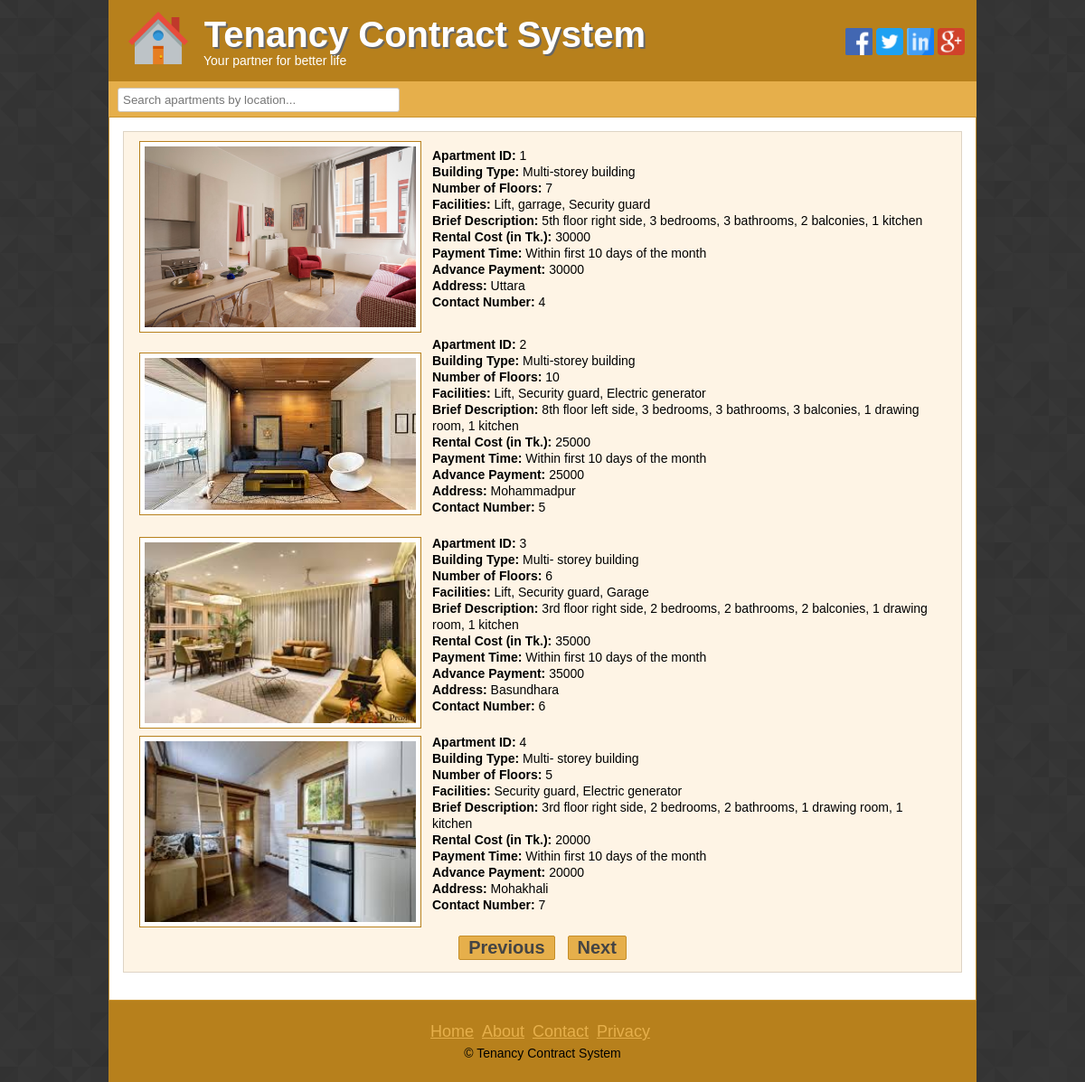
/searchApartments.php, run on the app's committed database.
### tables this page shows
CREATE TABLE IF NOT EXISTS `apartment` (
  `apartmentId` int(11) NOT NULL AUTO_INCREMENT,
  `buildingType` varchar(200) DEFAULT NULL,
  `floorNum` int(11) DEFAULT NULL,
  `facilities` varchar(300) DEFAULT NULL,
  `description` varchar(200) DEFAULT NULL,
  `rentalCost` int(11) DEFAULT NULL,
  `paymentTime` varchar(100) DEFAULT NULL,
  `advancePayment` int(11) DEFAULT NULL,
  `apartmentAddress` varchar(300) DEFAULT NULL,
  `nid` int(11) DEFAULT NULL,
  `phone` int(11) DEFAULT NULL,
  `apartmentImage` varchar(100) DEFAULT NULL,
  PRIMARY KEY (`apartmentId`),
  KEY `nid` (`nid`)
);

### searchApartments.php (the view, shortened to what this page needs)
<?php
      include "includes/dbConnect.php";
?>
<?php
  $perPage = 4;
  $apartQuery = "select * from apartment limit $perPage";
  $resultApart = mysqli_query($conn, $apartQuery);
?>
<!DOCTYPE html>
<html>
<head>
    <link rel="stylesheet" href="style.css">
</head>
<body>
    <div class="headersection template clear">
        <div class="logo">
            <a href="index.php"><img src="images/logo.png" alt="Logo"/></a>
            <h2>Tenancy Contract System</h2>
            <p>Your partner for better life</p>
        </div>
        <div class="social">
            <a href="#"><img src="images/social/facebook.png" alt="Facebook"/></a>
            <a href="#"><img src="images/social/twitter.png" alt="Twitter"/></a>
            <a href="#"><img src="images/social/linkedIn.png" alt="LinkedIn"/></a>
            <a href="#"><img src="images/social/googlePlus.png" alt="GooglePlus"/></a>
        </div>
    </div>
    <div class="navsection template">
        <div class="userPanelLeft template">
            <input type="text" name="search" id="searchBox" value="" placeholder="Search apartments by location...">
        </div>
    </div>
    <div class="contentsection contemplate clear">
        <div id="outcome" class="singlecontent clear">
            <div class="about">
                <div id="apartment">
                    <?php
                        while($row = mysqli_fetch_assoc($resultApart)){
                            $apartImage = $row['apartmentImage'];
                            $apartImageSrc = "upload/apartmentImages/".$apartImage;?>
                        <table>
                            <tr>
                            <td>
                                <?php echo "<img src='$apartImageSrc'>"; ?>
                            </td>
                            <td>
                                <?php
                                    echo "<b>Apartment ID: </b>".$row['apartmentId']. "<br>";
                                    echo "<b>Building Type: </b>".$row['buildingType']. "<br>";
                                    echo "<b>Number of Floors: </b>".$row['floorNum']. "<br>";
                                    echo "<b>Facilities: </b>".$row['facilities']. "<br>";
                                    echo "<b>Brief Description: </b>".$row['description']. "<br>";
                                    echo "<b>Rental Cost (in Tk.): </b>".$row['rentalCost']. "<br>";
                                    echo "<b>Payment Time: </b>".$row['paymentTime']. "<br>";
                                    echo "<b>Advance Payment: </b>".$row['advancePayment']. "<br>";
                                    echo "<b>Address: </b>".$row['apartmentAddress']. "<br>";
                                    echo "<b>Contact Number: </b>".$row['phone']. "<br><br>";
                                ?>
                            </td>
                            </tr>
                        </table>
                    <?php
                        }
                    ?>
                </div>
                <div style="text-align: center;">
                    <button class="btnpg" type="button" name="btnPrev" id="prevBtn">Previous</button>
                    <button class="btnpg" type="button" name="btnNext" id="nextBtn">Next</button>
                </div>
            </div>
        </div>
    </div>
    <div class="footersection template clear">
        <div class="footermenu clear">
            <ul>
              <li><a href="index.php">Home</a></li>
              <li><a href="about.php">About</a></li>
              <li><a href="contact.php">Contact</a></li>
              <li><a href="privacy.php">Privacy</a></li>
            </ul>
        </div>
        <p>&copy; Tenancy Contract System</p>
    </div>
</body>
</html>

### style.css (style rules this page uses)
* { margin: 0; padding: 0; outline: 0; }
body { font-family: arial; font-size: 14px; line-height: 18px; color: #000; background: url(images/bg.png)repeat fixed 0 0 #fff; }
.template { width: 960px; margin: 0 auto; }
.contemplate { margin: 0 auto; width: 928px; }
.clear { overflow: hidden; }
.headersection { background: #b7801c none repeat scroll 0 0; color: #fff; }
.logo { float: left; width: 595px; }
.logo img { float: left; margin-right: 15px; padding-bottom: 10px; padding-left: 20px; padding-top: 10px; width: 70px; }
.logo h2 { color: #fff; font-size: 32px; margin-bottom: 11px; margin-top: 24px; text-shadow: 2px 2px 0 #666; }
.social { float: right; padding-top: 31px; width: 145px; }
.social img { width: 30px; height: 30px; }
.headersection h2 { font-size: 40px; padding-top: 5px; text-align: center; }
.navsection { background: #e6af4b none repeat scroll 0 0; min-height: 39px; }
.contentsection { background: #ffffff none repeat scroll 0 0; border: 1px solid #ca932f; padding: 15px; }
.singlecontent { background: #fef4e5 none repeat scroll 0 0; border: 1px solid #ded4c5; float: center; margin: 0 0px 15px 0; padding: 8px 15px; width: auto; }
.footersection { height: 90px; background: #b7801c; text-align: center; }
.footermenu { margin-top: 25px; margin-bottom: 5px; }
.footermenu ul { padding: 0; margin: 0; list-style: none; text-align: center; }
.footermenu ul li { display: inline-block; }
.footermenu ul li a { color: #e6af4b; font-size: 18px; margin-right: 5px; }
.about img { background: #fff none repeat scroll 0 0; border: 1px solid #b7801c; float: left; margin-right: 10px; padding: 5px; width: 300px; }
input[type="text"], input[type="email"], input[type="password"], input[type="number"], input[type="date"] { border: 1px solid #cfc5b6; border-radius: 3px; margin-bottom: 5px; padding: 5px; width: 300px; }
.userPanelLeft, .userPanelRight { margin: 2px 0px 2px 0px;padding: 7px;list-style: none; }
.userPanelLeft { float: left; width: 464px; margin-top: 0px; margin-left: 3px; margin-bottom: -8px; }
.btnpg { background: #e6af4b none repeat scroll 0 0; border: 1px solid #c48d29; border-radius: 2px; color: #444; font-size: 20px; font-weight: bold; margin: 5px; padding: 1px 10px; cursor: pointer; }

### data on the page
apartment: apartmentImage (picture), apartmentId "1", buildingType "Multi-storey building", floorNum "7", facilities "Lift, garrage, Security guard", description "5th floor right side, 3 bedrooms, 3 bathrooms, 2 balconies, 1 kitchen", rentalCost "30000", paymentTime "Within first 10 days of the month", advancePayment "30000", apartmentAddress "Uttara", phone "4"
apartment: apartmentImage (picture), apartmentId "2", buildingType "Multi-storey building", floorNum "10", facilities "Lift, Security guard, Electric generator", description "8th floor left side, 3 bedrooms, 3 bathrooms, 3 balconies, 1 drawing room, 1 kitchen", rentalCost "25000", paymentTime "Within first 10 days of the month", advancePayment "25000", apartmentAddress "Mohammadpur", phone "5"
apartment: apartmentImage (picture), apartmentId "3", buildingType "Multi- storey building", floorNum "6", facilities "Lift, Security guard, Garage", description "3rd floor right side, 2 bedrooms, 2 bathrooms, 2 balconies, 1 drawing room, 1 kitchen", rentalCost "35000", paymentTime "Within first 10 days of the month", advancePayment "35000", apartmentAddress "Basundhara", phone "6"
apartment: apartmentImage (picture), apartmentId "4", buildingType "Multi- storey building", floorNum "5", facilities "Security guard, Electric generator", description "3rd floor right side, 2 bedrooms, 2 bathrooms, 1 drawing room, 1 kitchen", rentalCost "20000", paymentTime "Within first 10 days of the month", advancePayment "20000", apartmentAddress "Mohakhali", phone "7"
